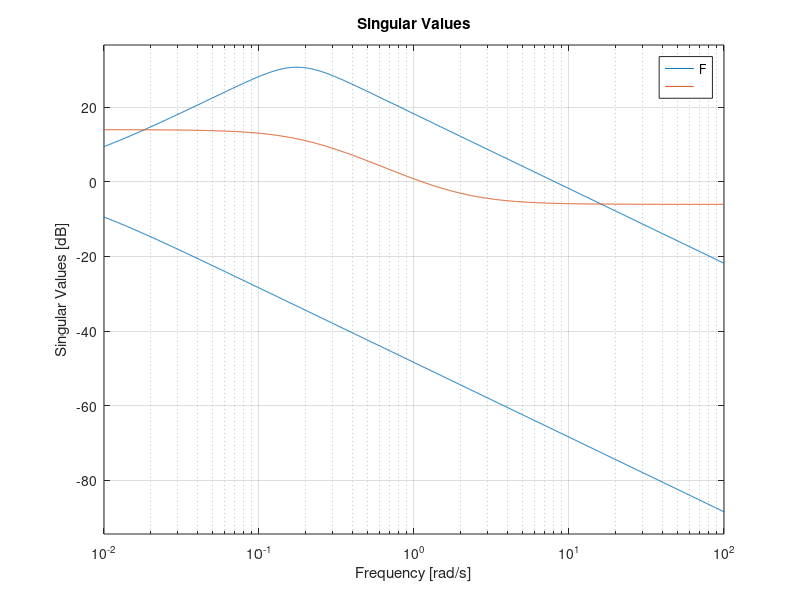
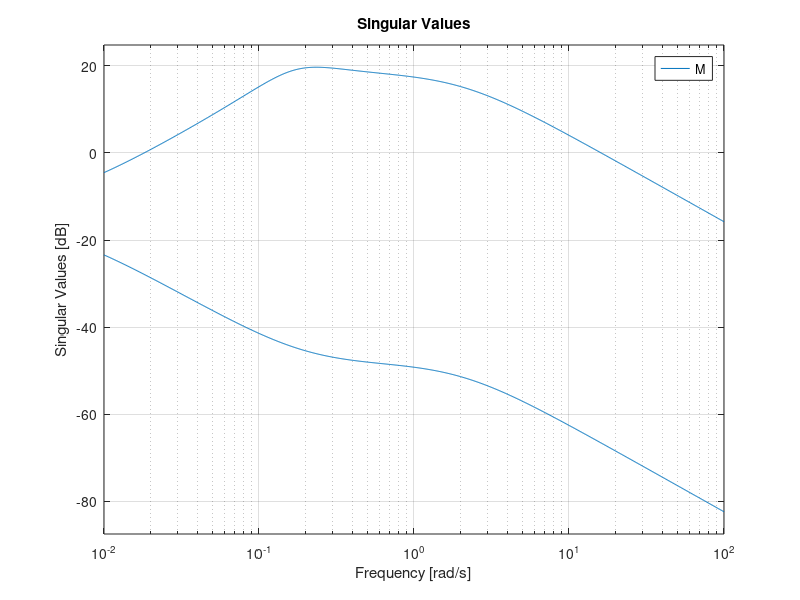

Source code (MATLAB) for these figures, in order: (Note: this script raises an error after producing the figures.)
clear all; close all; clc;
%% Sigma-mu analysis
% Definition of plant model and complementary sensitivity
s=tf('s');

wI=(s+0.2)/(0.5*s+1);

KG=1/s*[-0.0015 0; 0 -0.075]*[-87.8 1.4; -108.2 -1.4];

F=minreal(inv(eye(2,2)+KG)*KG);

M=minreal(wI*F);

% Robust stability using test for complex uncertainty
figure(1)
sigma(F,1/wI), grid on

figure(2)
sigma(M), grid on

% Robust stability using mu
omega=logspace(-3,2,500);
bounds=mussv(frd(M,omega),[1 0; 1 0]);

figure(3)
sigma(bounds), grid on